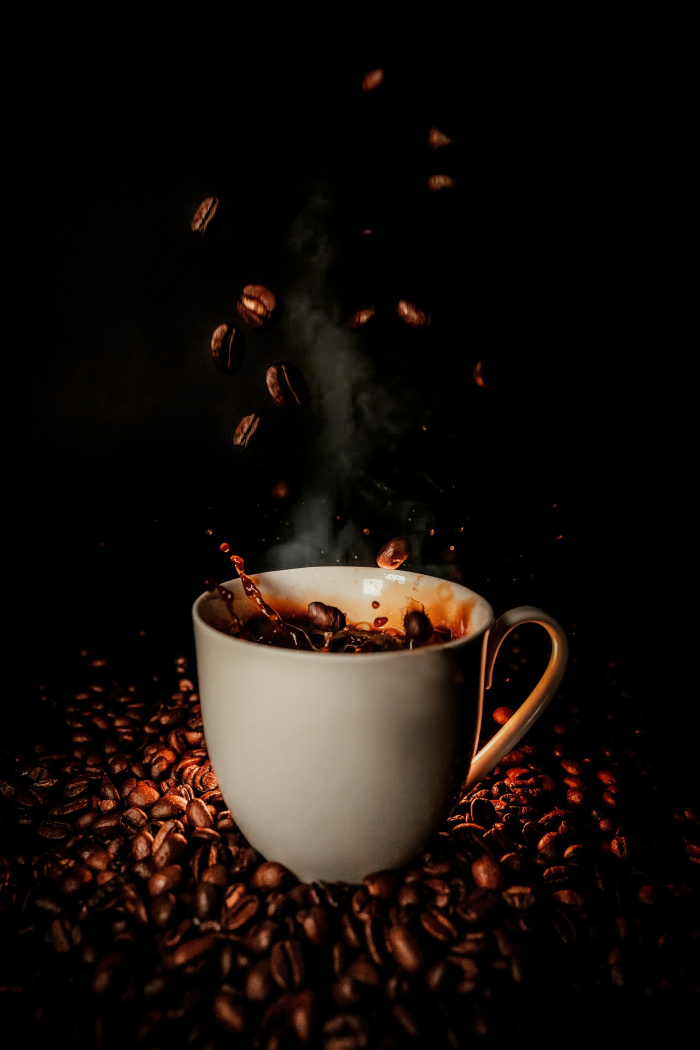
#> input picture scripts/source/hero-source.jpg, 1400 x 2100 px (shown at 1/2 size)
$ python build-hero-layers.py
#> lines starting #> are read from the running program, lines starting #| are printed output that depends on the picture; after the words box and inside, x2 and y2 are one past the last pixel; in counts of white or black regions, pixels touching at a corner belong together
"""
Cuts the hero photograph into the layers the page animates.

The brief was: use this photograph, take the black background off it, and let
the beans pour slowly from above while the cup steams. A photograph cannot do
that — everything in it happened in one thousandth of a second and then
stopped. So the frame is taken apart into the pieces that should move and the
piece that should not, and the scene puts them back together with time in
between.

Inputs
    scripts/source/hero-source.jpg      the original, 4000x6000

Outputs
    public/images/hero-cup.webp         the cup, its splash and its bed of
                                        grounds. Alpha, no background: the
                                        black of the photograph becomes the
                                        black of the page, so there is no
                                        rectangle anywhere on the hero.
    public/images/hero-cup-depth.png    greyscale depth for the parallax
    public/images/hero-bean-N.png       one airborne bean each, cut out at
                                        full resolution, alpha
    public/images/hero-steam.png        the plume, as a soft alpha field

How the cuts are made
    The background is very close to black, so LUMINANCE is the matte: alpha
    rises with brightness over a gentle curve. Gentle on purpose — a hard
    threshold leaves a crunchy edge around every bean.

    Above the cup rim the frame contains two different things, and saturation
    separates them cleanly. Roasted coffee is strongly warm (high saturation);
    steam is water vapour lit by the same lamp and has almost none. So:
    saturated blobs of a plausible size and solidity are beans, and what is
    left up there, once the beans are removed, is steam.

Run:  python3 scripts/build-hero-layers.py
"""

from pathlib import Path

import numpy as np
from PIL import Image, ImageFilter
from scipy import ndimage

ROOT = Path(__file__).resolve().parent.parent
SOURCE = ROOT / "scripts" / "source" / "hero-source.jpg"
OUT = ROOT / "public" / "images"

# The plate ships at this size; the source is far larger than any viewport.
PLATE = (1400, 2100)

# Row (in PLATE space) where the ceramic rim begins. Everything above it is
# air: beans and steam. Measured from the photograph, not guessed — the row
# profile jumps from ~15 bright pixels to ~360 across this line.
RIM_Y = 1120

# Luminance matte. Below LO the pixel is background, above HI it is subject.
KEY_LO, KEY_HI = 0.012, 0.16

# What counts as a bean.
#
# Selected by shape rather than by component id, because ids shift the moment
# anything upstream changes and a hardcoded list then silently cuts out the
# wrong things. The air above this cup also holds coffee droplets, a motion
# streak and a scatter of specks; all of them pass "warm and lit" and none of
# them should be tumbling down a hero. A bean is a solid, roughly oval blob of
# a plausible size, so that is what is asked for.
BEAN_MIN_AREA = 600
BEAN_MAX_AREA = 6000
BEAN_MIN_SIDE = 28
BEAN_MAX_SIDE = 130
BEAN_MIN_FILL = 0.45      # area / bounding box — rejects streaks and splashes
BEAN_ASPECT = (0.45, 2.2)
BEAN_MIN_LUM = 0.10       # mean luminance inside the blob; rejects silhouettes
MAX_BEANS = 8


def smoothstep(lo, hi, x):
    t = np.clip((x - lo) / (hi - lo), 0.0, 1.0)
    return t * t * (3.0 - 2.0 * t)


def luminance(rgb):
    return (rgb[..., 0] * 0.2126 + rgb[..., 1] * 0.7152 + rgb[..., 2] * 0.0722) / 255.0


def saturation(rgb):
    mx = rgb.max(axis=2)
    mn = rgb.min(axis=2)
    return np.where(mx > 2, (mx - mn) / np.maximum(mx, 1), 0)


def main() -> None:
    OUT.mkdir(parents=True, exist_ok=True)

    full = Image.open(SOURCE).convert("RGB")
#> full is the input picture: PIL image 1400x2100 RGB; mean R, G, B 22.7, 15.7, 11.8
    plate_img = full.resize(PLATE, Image.LANCZOS)
    plate = np.asarray(plate_img, dtype=np.float32)
    h, w, _ = plate.shape
#> h = 2100; w = 1400
    scale = full.size[0] / w  # PLATE space -> source space
#> scale = 1

    lum = luminance(plate)
    sat = saturation(plate)

    # ---- find the airborne beans ----------------------------------------
    air = np.zeros((h, w), bool)
    air[:RIM_Y] = True

    warm = air & (lum > 0.045) & (sat > 0.35)
#> warm: shape (2100, 1400) bool; 2% white; 1344 white regions (1286 under 20 px), largest, box (x1, y1, x2, y2) and area: (566, 474, 804, 969) 26189, (472, 568, 552, 653) 4314, (378, 391, 438, 471) 2154
    warm = ndimage.binary_fill_holes(ndimage.binary_closing(warm, np.ones((5, 5))))
#> warm: shape (2100, 1400) bool; 3.1% white; 191 white regions (147 under 20 px), largest, box (x1, y1, x2, y2) and area: (499, 471, 804, 1120) 55790, (685, 1040, 846, 1120) 5535, (472, 568, 552, 662) 5029
    labels, count = ndimage.label(warm)
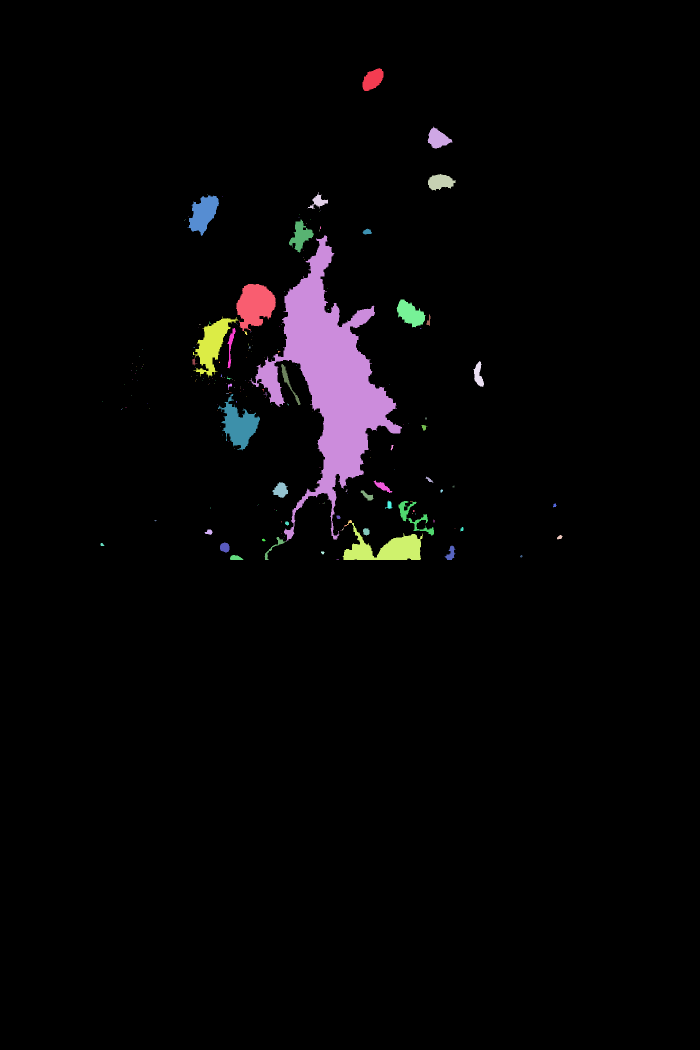
#> labels: shape (2100, 1400) int32 (shown at 1/2 size); 200 distinct labels, from 0 to 199; one colour per label, 0 black
#> count = 199
    boxes = ndimage.find_objects(labels)
#> boxes = 199 items

    areas = ndimage.sum(warm, labels, range(1, count + 1))
#> areas = 199 values, max 55493 at index 22, min 1 at index 4, mean 460.1

    candidates = []
    for component in range(1, count + 1):
        area = float(areas[component - 1])
        if not BEAN_MIN_AREA <= area <= BEAN_MAX_AREA:
            continue
        box = boxes[component - 1]
        bh = box[0].stop - box[0].start
        bw = box[1].stop - box[1].start
        if not (BEAN_MIN_SIDE <= bh <= BEAN_MAX_SIDE and BEAN_MIN_SIDE <= bw <= BEAN_MAX_SIDE):
            continue
        if area / (bh * bw) < BEAN_MIN_FILL:
            continue
        aspect = bw / bh
        if not BEAN_ASPECT[0] <= aspect <= BEAN_ASPECT[1]:
            continue
        inside = labels[box] == component
        brightness = float(lum[box][inside].mean())
        if brightness < BEAN_MIN_LUM:
            continue
        candidates.append((brightness, component, box))
#> this loop made 199 passes
#> (area, bh, bw, aspect, brightness) on passes 1 to 3: (1297, 46, 42, 0.913, 0.151), (1236, 45, 50, 1.11, 0.139), (1251, 34, 55, 1.62, 0.16)
#> after the loop, candidates = 6 items

    # Brightest first: those are the beans nearest the lamp, and they are the
    # ones that survive being scaled up in front of the camera.
    candidates.sort(reverse=True)

    bean_mask = np.zeros((h, w), bool)
    written = 0

    for _, component, box in candidates[:MAX_BEANS]:
        bean_mask |= labels == component

        # Cut the bean from the full-resolution original rather than from the
        # downscaled plate: these sprites are drawn large and close to the
        # camera, where the plate's own resampling would show.
        pad = 6
        y0 = max(0, box[0].start - pad)
        y1 = min(h, box[0].stop + pad)
        x0 = max(0, box[1].start - pad)
        x1 = min(w, box[1].stop + pad)

        hi_box = (
            int(x0 * scale),
            int(y0 * scale),
            int(x1 * scale),
            int(y1 * scale),
        )
        hi = np.asarray(full.crop(hi_box), dtype=np.float32)

        # The matte comes from the crop's own luminance, so a bean that was
        # caught mid-blur keeps its blur instead of being cut to a hard shape.
        alpha = smoothstep(0.02, 0.22, luminance(hi))
        alpha = ndimage.gaussian_filter(alpha, 2.0)

        sprite = Image.fromarray(
            np.dstack([hi.astype(np.uint8), (alpha * 255).astype(np.uint8)]), "RGBA"
        )
        # 256px is more than any bean occupies on a 1920 viewport.
        sprite.thumbnail((256, 256), Image.LANCZOS)
        sprite.save(OUT / f"hero-bean-{written}.png", optimize=True)
        written += 1
#> this loop made 6 passes
#> (component, y0, y1, x0, x1, hi_box) on passes 1 to 6: (30, 593, 661, 787, 857, (787, 593, 857, 661)), (27, 562, 668, 466, 558, (466, 562, 558, 668)), (6, 385, 478, 369, 444, (369, 385, 444, 478)), (3, 342, 388, 850, 917, (850, 342, 917, 388)), (1, 130, 188, 719, 773, (719, 130, 773, 188)), (2, 247, 304, 849, 911, (849, 247, 911, 304))
#> pass 1, in main, `alpha = smoothstep(0.02, 0.22, luminance(hi))`:
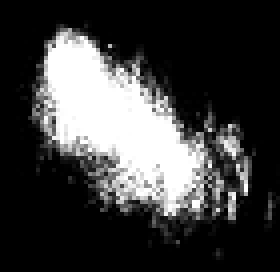
#> alpha: shape (68, 70) float32 (shown 4 times larger); min 0, max 1, mean 0.244
#> after the loop:
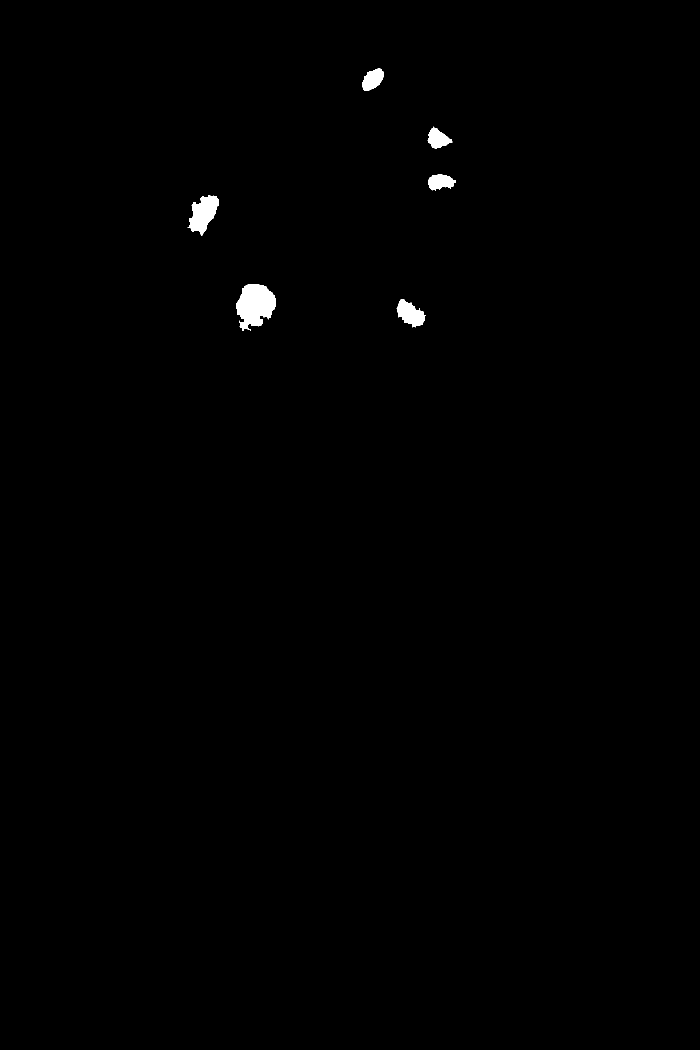
#> bean_mask: shape (2100, 1400) bool (shown at 1/2 size); 0.46% white; 6 white regions, box (x1, y1, x2, y2) and area: (472, 568, 552, 662) 5029, (375, 391, 438, 472) 2891, (793, 599, 851, 655) 1888, (725, 136, 767, 182) 1297, (856, 348, 911, 382) 1251, (855, 253, 905, 298) 1236
#> after the loop:
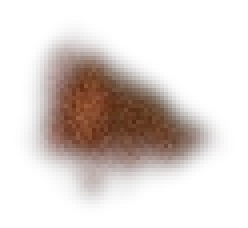
#> sprite: PIL image 62x57 RGBA (shown 4 times larger); mean R, G, B, A 25, 10.5, 5.4, 48.4; transparent parts drawn white
#> after the loop, written = 6

    # ---- the steam -------------------------------------------------------
    # What is left in the air once the beans are out, filtered to the cool,
    # unsaturated pixels that vapour actually is.
    #
    # Stopping short of the rim matters: the splash inside the cup is bright
    # and barely saturated, so it passes every test steam passes. Left in, it
    # becomes a solid white lump at the bottom of the texture, and the plume
    # reads as a cut-out cloud rather than vapour.
    column = np.zeros((h, w), bool)
    column[: RIM_Y - 130] = True
    steam = column & (~ndimage.binary_dilation(bean_mask, np.ones((25, 25)))) & (sat < 0.34)
#> steam: shape (2100, 1400) bool; 39.4% white; 2996 white regions (2936 under 20 px), largest, box (x1, y1, x2, y2) and area: (0, 0, 1400, 990) 1130828, (616, 652, 720, 957) 11775, (433, 659, 494, 752) 2558
    field = lum * steam

    # The plume is a diffuse thing photographed against black; treating it as
    # a soft field rather than a shape is what keeps it from looking cut out.
    # The gamma is well above 1 on purpose — it pushes the mid greys down and
    # leaves only the brightest filaments, which is all vapour ever is.
    field = ndimage.gaussian_filter(field, 7.0)
    field = np.clip((field - 0.02) / 0.30, 0, 1) ** 1.6
    field *= 0.72
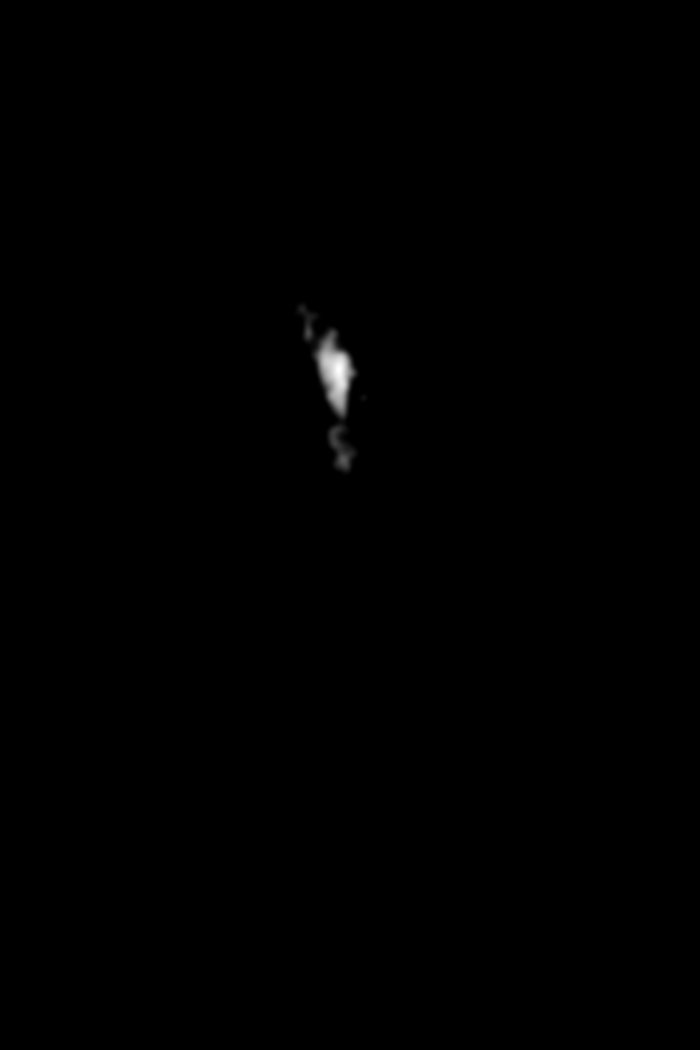
#> field: shape (2100, 1400) float32 (shown at 1/2 size); min 0, max 0.286, mean 0.000559; drawn with min black and max white

    # Trim to where the plume actually is, so the texture is not mostly empty.
    ys, xs = np.nonzero(field > 0.06)
#> ys = 8878 values from 655 to 935; xs = 8878 values, max 710 at index 4207, min 612 at index 32, mean 669.7
    if len(ys):
        sy0, sy1 = max(0, ys.min() - 20), min(h, ys.max() + 20)
#> sy0 = 635; sy1 = 955
        sx0, sx1 = max(0, xs.min() - 20), min(w, xs.max() + 20)
#> sx0 = 592; sx1 = 730
    else:  # pragma: no cover - the photograph has a plume
        sy0, sy1, sx0, sx1 = 0, RIM_Y, 0, w

    crop = field[sy0:sy1, sx0:sx1]
    tint = np.zeros((*crop.shape, 4), dtype=np.uint8)
    tint[..., 0] = 236
    tint[..., 1] = 236
    tint[..., 2] = 230
    tint[..., 3] = (crop * 255).astype(np.uint8)
    steam_img = Image.fromarray(tint, "RGBA").filter(ImageFilter.GaussianBlur(1.5))
    steam_img.thumbnail((512, 768), Image.LANCZOS)
    steam_img.save(OUT / "hero-steam.png", optimize=True)

    # ---- the plate -------------------------------------------------------
    # The cup, the splash and the grounds, with the air emptied out (its
    # contents are now sprites) and the background turned to alpha.
    keep = smoothstep(0.452, 0.503, np.arange(h, dtype=np.float32) / h)[:, None]
#> keep = 2100 values from 0 to 1
    body = plate * keep[..., None]

    body_blur = np.asarray(
        Image.fromarray(np.clip(body, 0, 255).astype(np.uint8)).filter(
            ImageFilter.GaussianBlur(9)
        ),
        dtype=np.float32,
    )
    seam = (
        smoothstep(0.42, 0.48, np.arange(h, dtype=np.float32) / h)
        * (1.0 - smoothstep(0.483, 0.543, np.arange(h, dtype=np.float32) / h))
    )[:, None, None]
    body = body * (1.0 - seam) + body_blur * seam

    alpha = smoothstep(KEY_LO, KEY_HI, luminance(body))
    # Feather the outer edge so the plane can never show a straight border.
    ramp_x = smoothstep(0.0, 0.05, np.linspace(0, 1, w)) * smoothstep(
        0.0, 0.05, np.linspace(1, 0, w)
    )
    ramp_y = smoothstep(0.0, 0.03, np.linspace(0, 1, h)) * smoothstep(
        0.0, 0.03, np.linspace(1, 0, h)
    )
    alpha *= ramp_y[:, None] * ramp_x[None, :]
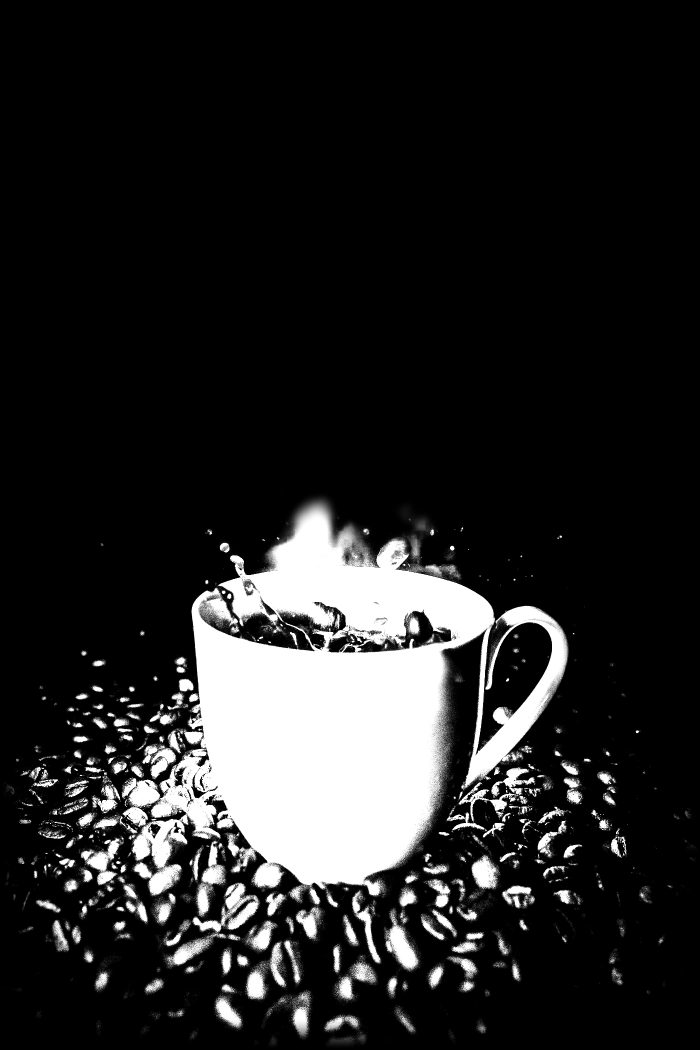
#> alpha: shape (2100, 1400) float32 (shown at 1/2 size); min 0, max 1, mean 0.146

    # WebP, not PNG: this is the page's Largest Contentful Paint and it needs
    # an alpha channel, which rules out JPEG. The same picture as a PNG is
    # 1.7MB.
    Image.fromarray(
        np.dstack([np.clip(body, 0, 255).astype(np.uint8), (alpha * 255).astype(np.uint8)]),
        "RGBA",
    ).save(OUT / "hero-cup.webp", quality=86, method=6)

    # ---- depth -----------------------------------------------------------
    # Luminance, heavily blurred, plus a ground ramp: near enough for a
    # parallax displacement of a few UV units, and 25KB instead of a model.
    small = np.asarray(
        Image.fromarray(np.clip(body, 0, 255).astype(np.uint8))
        .convert("L")
        .resize((512, 768), Image.LANCZOS),
        dtype=np.float32,
    ) / 255.0
    depth = ndimage.gaussian_filter(small, 14.0)
    ground = np.linspace(0.18, 0.62, depth.shape[0])[:, None]
#> ground = 768 values from 0.18 to 0.62
    depth = np.clip(depth * 0.62 + ground * 0.55, 0, 1)
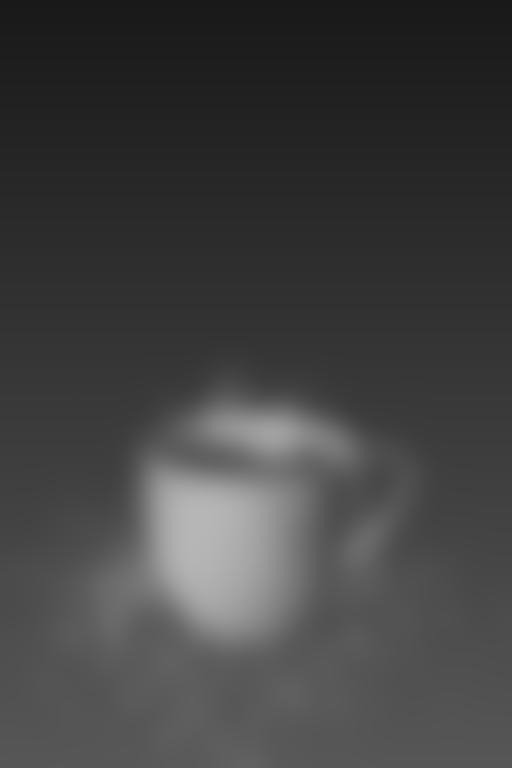
#> depth: shape (768, 512) float64; min 0.099, max 0.717, mean 0.259
    Image.fromarray((depth * 255).astype(np.uint8), "L").save(
        OUT / "hero-cup-depth.png", optimize=True
    )

    print(f"plate, depth, steam and {written} bean sprites written to {OUT}")
#| plate, depth, steam and 6 bean sprites written to public/images


if __name__ == "__main__":
    main()
